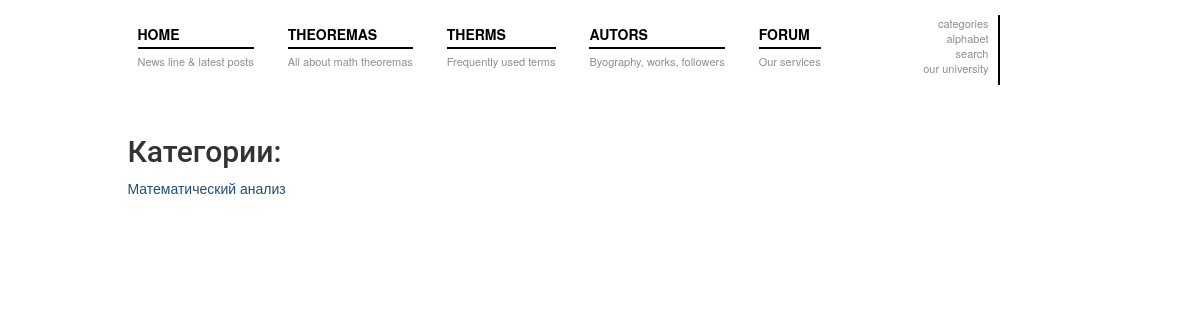
Page /categories/ on the earlier database version.
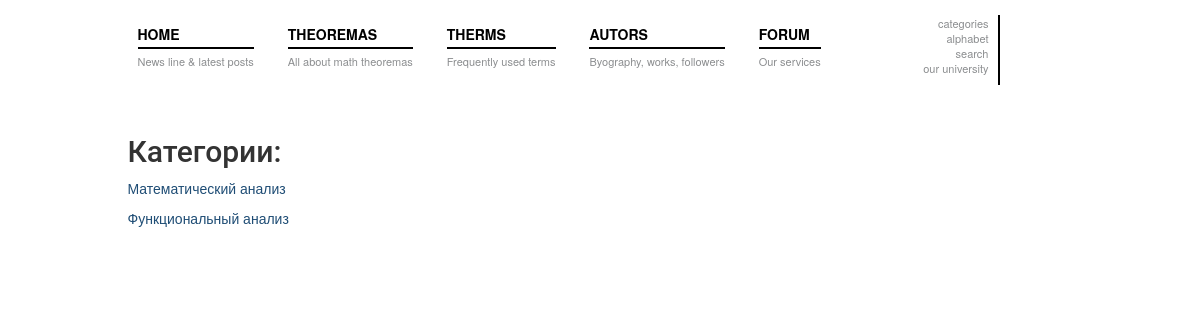
Same page on the later database version.
### matan/models.py (models this page shows, shortened)
class Categories(models.Model):
    title = models.CharField(max_length=100, verbose_name=u'Категория')
    text = models.TextField(null=True, verbose_name=u'Текст')
    theorem = models.ManyToManyField('Theorem', verbose_name=u'Теорема')
    term = models.ManyToManyField('Term', verbose_name=u'Термин')

### matan/views.py (the view)
# urls.py: url(r'^categories/$', views.CategoriesView.as_view(), name='categories_list'),
class CategoriesView(ListView):
    model = Categories
    template_name = 'matan/categories.html'
    context_object_name = 'categories_list'

### matan/templates/matan/categories.html (shortened to what this page needs)
{% extends 'matan/base.html' %}
{% block content %}
    <h2>Категории:</h2>
    {% if categories_list %}
        {% for categories in categories_list %}
            <ul>
                <li><a href="{% url 'categories_detail' pk=categories.id %}">{{ categories.title }}</a></li>
            </ul>
        {% endfor %}
    {% endif %}
{% endblock %}

Differences in the rows shown:
added Categories: title "Функциональный анализ"
